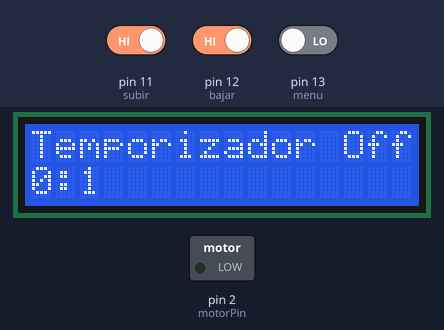
A sketch run on a simulated Arduino Uno, built with avr-gcc and run on an emulated ATmega328P. Parts: 16×2 character LCD, switched loads named in the sketch (green lamp = pin HIGH). Inputs (shaded band) come from the test bench; at power-on: pin 11 (subir) HIGH, pin 12 (bajar) HIGH, pin 13 (menu) LOW. EEPROM starts erased.

Above: at 1.2 s.
1.3 s: pin 11 (subir) driven LOW and pin 12 (bajar) driven LOW and pin 13 (menu) driven HIGH
At 1.6 s:
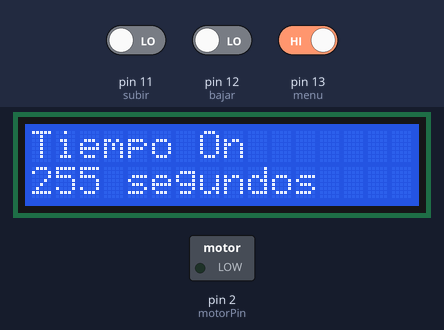
3.6 s: pin 11 (subir) driven HIGH
At 4.9 s:
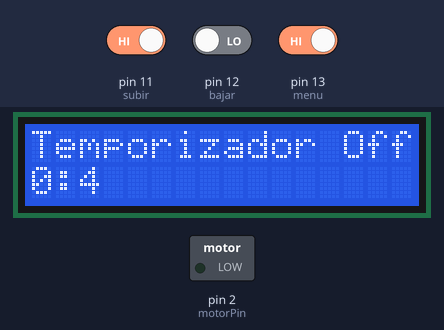
5.6 s: pin 11 (subir) driven LOW
At 6.11 s:
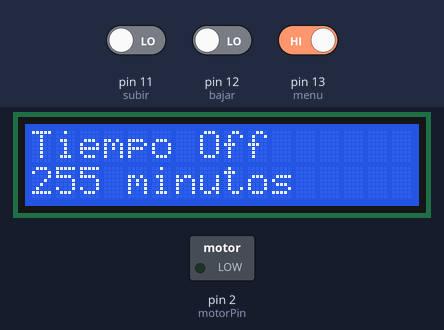
8.3 s: pin 12 (bajar) driven HIGH
9.9 s: pin 13 (menu) driven LOW
At 10.21 s:
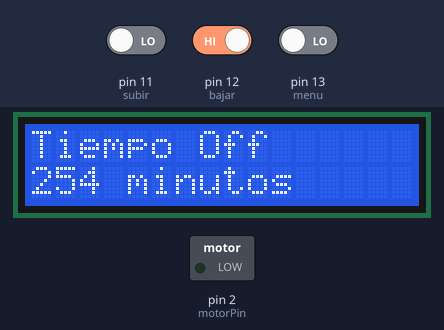
11.6 s: pin 11 (subir) driven HIGH and pin 12 (bajar) driven LOW
At 13.86 s:
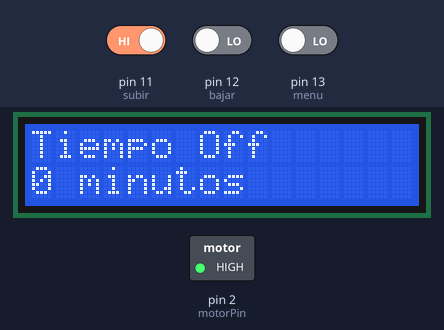
Timing chart, 0 to 15.4 s (numbered marks = the images above; inputs shaded):
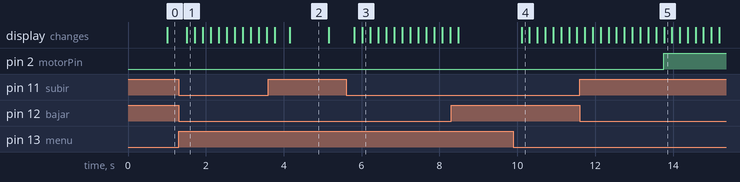

Measured:
- after the input at 1.3 s, the display: changes after 0.21 s (image 1)
- after the input at 3.6 s, the display: first changes after 0.17 s (image 2 shows a later state)
- after the input at 5.6 s, the display: first changes after 0.21 s (image 3 shows a later state)
- after the input at 9.9 s, the display: changes after 0.21 s (image 4)
- after the input at 11.6 s, pin 2 (motorPin): LOW → HIGH after 2.2 s
- what the display in image 2 shows lasts 1.1 s, from 4.1 s to 5.2 s

The sketch:

Temporizador_PRO_1.4.ino
```cpp
// include the library code:
#include <LiquidCrystal.h>
#include <EEPROM.h>
#include <avr/wdt.h>

int tiempoOn = 8; // segundos
int tiempoOff = 1; // minutos
int eepromTiempoOn = 10;
int eepromTiempoOff = 11;
const int motorPin =  2;      // the number of the LED pin
int subirEstado;
int bajarEstado;
int menuEstado;
const int subir = 11;
const int bajar = 12;
const int menu = 13;
int motorState = LOW;             // ledState used to set the LED
unsigned long previousMillis = 0;        // will store last time LED was updated
const long interval = 1000;           // interval at which to blink (milliseconds)
int minutos = 0;
int segundos = 0;
int contadorMenu = 0;
const int rs = 8, en = 7, d4 = 6, d5 = 5, d6 = 4, d7 = 0;
LiquidCrystal lcd(rs, en, d4, d5, d6, d7); //pin real: rs = 14, E = 13, D4 = 12, D5 = 11, D6 = 6, D7 = 2

void setup() {
  // ******************************************************** Watch Dog
  wdt_disable();    // Sumamente importante, para desabilitar el WDT
  // ******************************************************** Watch Dog
  pinMode(motorPin, OUTPUT);
  pinMode(subir, INPUT);
  pinMode(bajar,INPUT);
  pinMode(menu, INPUT);
  tiempoOn = EEPROM.read(eepromTiempoOn);
  tiempoOff = EEPROM.read(eepromTiempoOff);
  digitalWrite(motorPin, motorState);
  lcd.begin(16, 2);
  segundos = 0;
  // ******************************************************** Watch Dog
  wdt_enable(WDTO_8S); // habilitamos el reloj de arena a 8 segundos
  // ******************************************************** Watch Dog
}

void loop() {
  subirEstado = digitalRead(subir);
  bajarEstado = digitalRead(bajar);
  menuEstado = digitalRead(menu);
  if((subirEstado == LOW) && (bajarEstado == LOW) && (menuEstado == HIGH)){
    contadorMenu = contadorMenu + 1;
    delay(200);
    lcd.clear();
   }

    if(contadorMenu == 0){
    lcd.setCursor(0, 0);
    lcd.print("Temporizador");
    if(motorState == LOW){
    lcd.print(" Off");
    }else{
     lcd.print(" On ");
  }
    lcd.setCursor(0,1);
    lcd.print(minutos);
    lcd.print(':');
    lcd.print(segundos);
   }

   if(contadorMenu == 1){
    lcd.setCursor(0, 0);
    lcd.print("Tiempo On");
    lcd.setCursor(0, 1);
    lcd.print(tiempoOn);
    lcd.print(" segundos");
    if((subirEstado == HIGH) && (bajarEstado == LOW) && (menuEstado == LOW)){
      tiempoOn = tiempoOn + 1;
       if(tiempoOn >= 60){
      tiempoOn = 0;
   }
      delay(200);
   }

    if((subirEstado == LOW) && (bajarEstado == HIGH) && (menuEstado == LOW)){
      tiempoOn = tiempoOn - 1;
       if(tiempoOn <= 0){
      tiempoOn = 59;
   }
      delay(200);
   }


   }

   if(contadorMenu == 2){
    lcd.setCursor(0, 0);
    lcd.print("Tiempo Off");
    lcd.setCursor(0, 1);
    lcd.print(tiempoOff);
    lcd.print(" minutos");

    if((subirEstado == HIGH) && (bajarEstado == LOW) && (menuEstado == LOW)){
      tiempoOff = tiempoOff + 1;
       if(tiempoOff >= 256){
      tiempoOff = 0;
   }
      delay(200);
   }

    if((subirEstado == LOW) && (bajarEstado == HIGH) && (menuEstado == LOW)){
      tiempoOff = tiempoOff - 1;
       if(tiempoOff <= 0){
      tiempoOff = 255;
   }
      delay(200);
   }


   }


  unsigned long currentMillis = millis();
  if(currentMillis - previousMillis >= interval) {
    previousMillis = currentMillis;

    segundos = segundos + 1;
  }


  if(segundos == 60){
    segundos = 0;
    minutos = minutos + 1;
  }

  if (motorState == LOW){
      if(minutos == tiempoOff){
        minutos = 0;
        segundos = 0;
        motorState = HIGH;
        digitalWrite(motorPin, motorState);
        lcd.clear();
      }
    }

  if (motorState == HIGH){
      if(segundos == tiempoOn){
        motorState = LOW;
        digitalWrite(motorPin, motorState);
        segundos = 0;
        minutos = 0;
        lcd.clear();
      }
    }
    if(contadorMenu == 3){
      contadorMenu = 0;
      EEPROM.write(eepromTiempoOn, tiempoOn);
      EEPROM.write(eepromTiempoOff,tiempoOff);
    }


  // ******************************************************** Watch Dog
  wdt_reset(); // sino regreso en 8 segundos llama a reset
 // ******************************************************** Watch Dog

}
```
